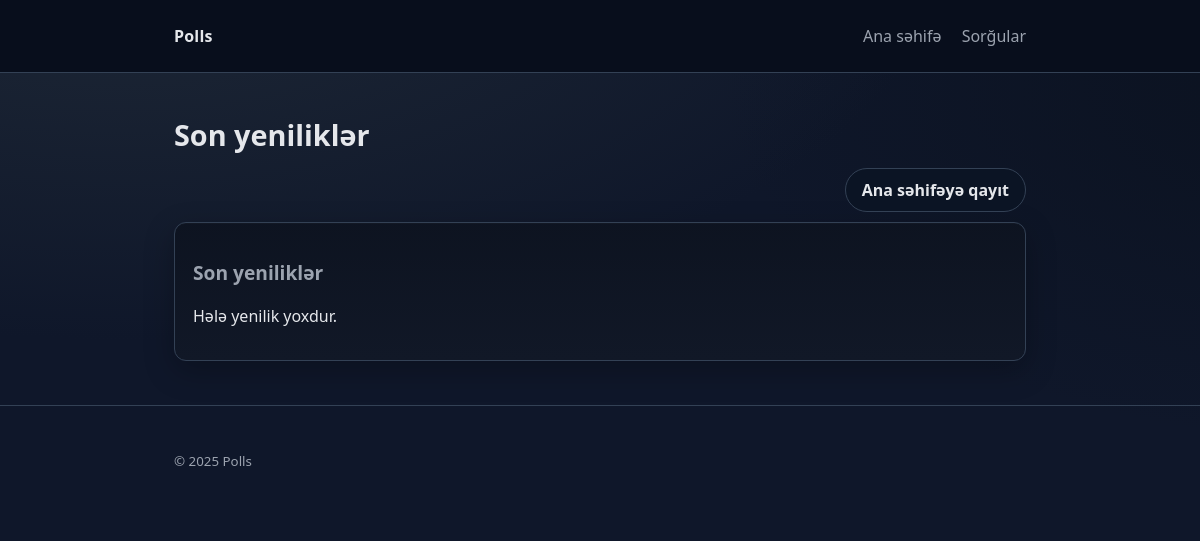
Before: /polls/ with the older database file.
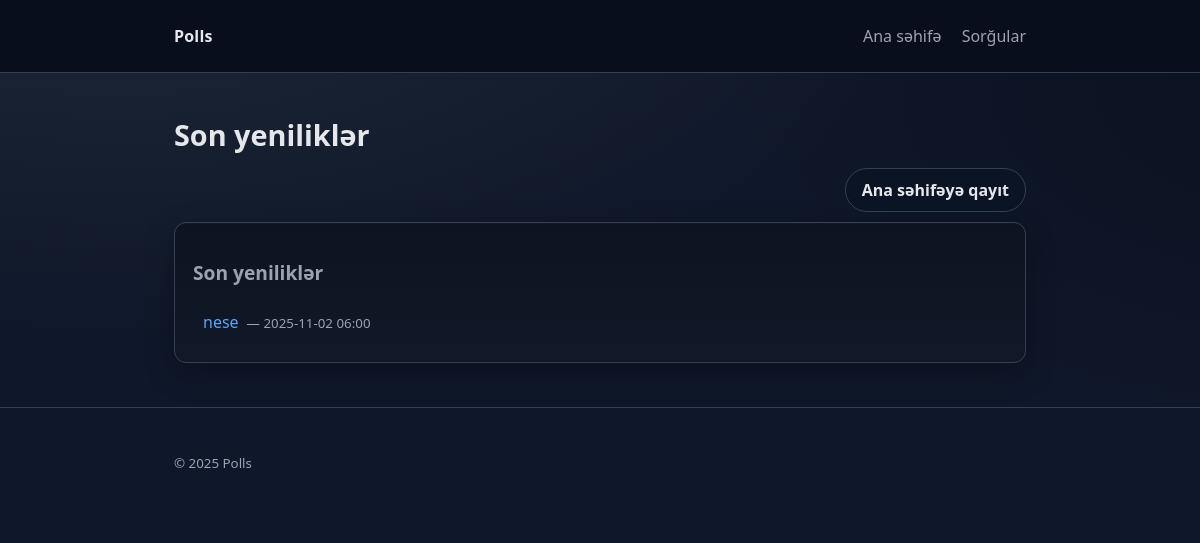
After: the same page with the newer database file.
### polls/models.py (models this page shows, shortened)
class Question(models.Model):
    question_text = models.CharField(max_length=200)
    pub_date = models.DateTimeField("date published")
    def was_published_recently(self):
        now = timezone.now()
        return now - datetime.timedelta(days=1) <= self.pub_date <= now
    was_published_recently.admin_order_field = "pub_date"
    was_published_recently.boolean = True
    was_published_recently.short_description = "Son 24 saatda?"

### polls/views.py (the view)
# urls.py: path("", views.IndexView.as_view(), name="index"),
class IndexView(generic.ListView):
    template_name = "polls/index.html"
    context_object_name = "latest_question_list"
    def get_queryset(self):
        return _latest_questions()

### polls/views.py (called while the page is built)
def _latest_questions(limit: int = 5):
    return (
        Question.objects.filter(pub_date__lte=timezone.now())
        .order_by("-pub_date")[:limit]
    )

### polls/templates/polls/index.html (shortened to what this page needs)
{% extends "polls/base.html" %}
{% block content %}
    <h1>Son yeniliklər</h1>
    <div class="page-actions">
        <a class="btn" href="{% url 'home' %}">Ana səhifəyə qayıt</a>
    </div>
    <div class="panel">
        {% include "polls/_latest.html" %}
    </div>
{% endblock %}

### polls/templates/polls/_latest.html
<section>
    <h2>Son yeniliklər</h2>
    {% if latest_question_list %}
        <ul class="list">
            {% for q in latest_question_list %}
                <li>
                    <a href="{% url 'polls:detail' q.id %}">{{ q.question_text }}</a>
                    <small> — {{ q.pub_date|date:"Y-m-d H:i" }}</small>
                </li>
            {% endfor %}
        </ul>
    {% else %}
        <p>Hələ yenilik yoxdur.</p>
    {% endif %}
</section>

Changed rows visible on the page:
added Question: question_text "nese", pub_date "2025-11-02 06:00"
Other visible differences:
text no longer shown: "Hələ yenilik yoxdur."
